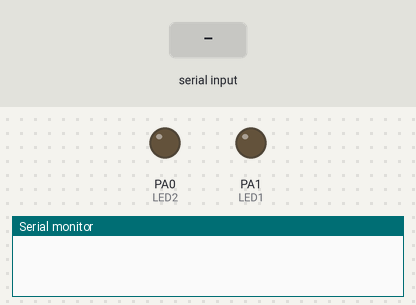
A sketch run on a simulated STM32 Blue Pill. Parts: output pins drawn as LEDs (lit = HIGH), the last lines printed to the serial monitor. Inputs (shaded band) come from the test bench. Random numbers use the default seed unless the sketch sets one.

Above: at 1.2 s.
1.3 s: "1" received over the second serial link
At 2.5 s:
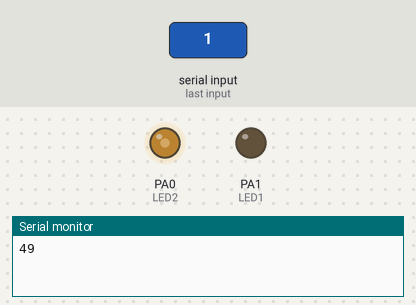
2.8 s: "0" received over the second serial link
At 3.9 s:
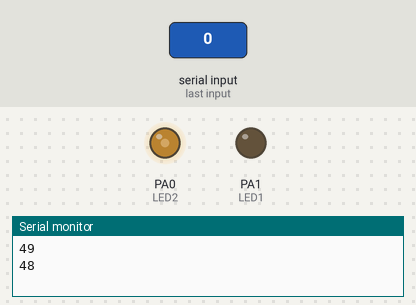
Timing chart, 0 to 5.8 s (numbered marks = the images above; inputs shaded):
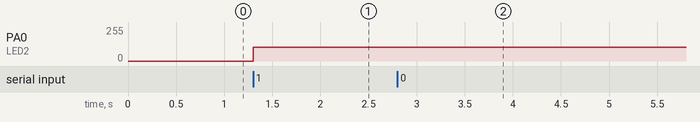

Measured:
- after the input at 1.3 s, PA0 (LED2): 0/255 → 105/255 at once
- after the input at 2.8 s, PA0 (LED2): 105/255 → 103/255 at once

The sketch:

test4.ino
```cpp
#define LED2 PA0
#define LED1 PA1

// the setup function runs once when you press reset or power the board
void setup() {
  pinMode(LED1, OUTPUT);
  pinMode(LED2, OUTPUT);

  Serial.begin(115200);   // monitor
  Serial2.begin(9600);    // input from mac
}

int oldb = 0;
int oo = 0;
int b = 0;

void loop() {
    if (Serial2.available()) {
      b = Serial2.read();
      Serial.println(b);
      if (b < 0) b = 0;
      if (b > 255) b = 255;

      if (b != oldb) {
        oldb = b;

        // 0-125 warm dimming up, cold off
        // 126-230 warm 100, cold off
        // 230-end warm off, cold strobo
        if (b < 125) {
          int bb = 7 + b*2; // 5..255
          analogWrite(LED2, bb);      // warm
          analogWrite(LED1, 0);       // cold
        } else if (b < 230) {
          analogWrite(LED2, 255);     // warm
          analogWrite(LED1, 0);       // cold
        }
      }
    } else {
      delay(1);
    }

    if (oldb >= 230) {              // stobo effect
      delay(random(50, 300));       // dark
      analogWrite(LED2, 0);
      analogWrite(LED1, 0);

      delay(random(20, 100));       // flash
      analogWrite(LED2, 0);
      analogWrite(LED1, 255);
    }

} // loop()
```
